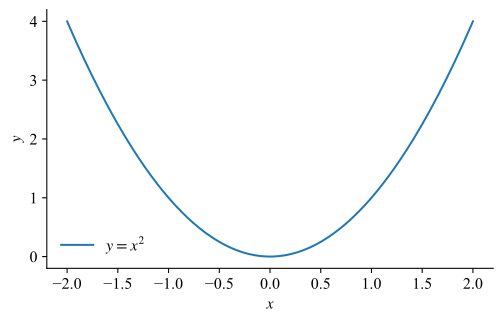

This chart was generated by the following Python code:
from pathlib import Path

import matplotlib.pyplot as plt
import numpy as np

# Match the site's font: Times for text, STIX (a Times-like math font) for $...$
plt.rcParams.update({
    "font.family": "serif",
    "font.serif": ["Times New Roman"],
    "mathtext.fontset": "stix",
    "font.size": 12,
})

x = np.linspace(-2, 2, 200)

fig, ax = plt.subplots(figsize=(6, 3.5))
ax.plot(x, x**2, label=r"$y = x^2$")
ax.set_xlabel(r"$x$")
ax.set_ylabel(r"$y$")
ax.spines[["top", "right"]].set_visible(False)
ax.legend(frameon=False)

# Save next to this script, no matter which folder you run it from
out = Path(__file__).parent / "plot.svg"
fig.savefig(out, bbox_inches="tight", transparent=False)
